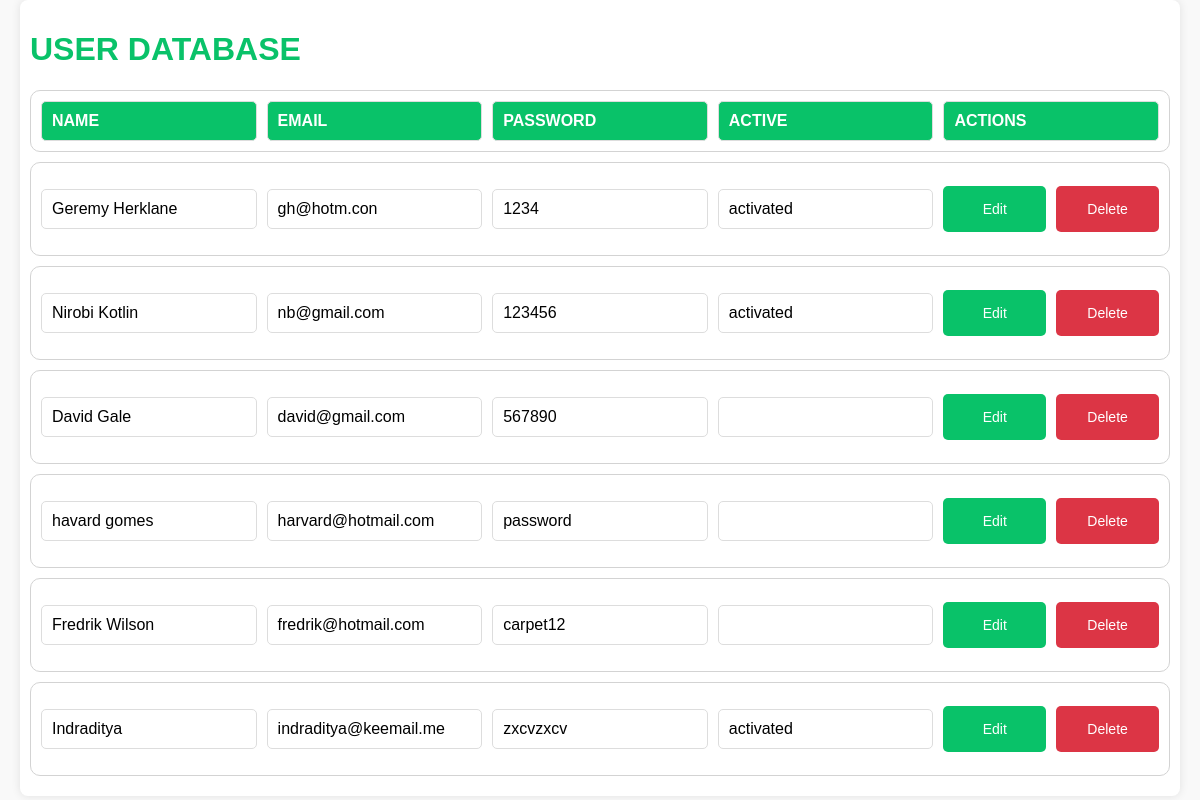
The app's page /adminpanel.php with its own data.
### tables this page shows
CREATE TABLE `blogregister` (
  `fullname` varchar(500) DEFAULT NULL,
  `email` varchar(500) DEFAULT NULL,
  `password` varchar(500) DEFAULT NULL,
  `cpassword` varchar(500) DEFAULT NULL,
  `id` int(11) NOT NULL,
  `activation_token` varchar(255) DEFAULT NULL
);

### adminpanel.php (the view, shortened to what this page needs)
<!DOCTYPE html>
<html>
<head>
</head>
<body>
    <div class="container">
        <h1>USER DATABASE</h1>
        <?php
        $con = new mysqli('localhost', 'root', '', 'registration_db');
        $sql2 = 'SELECT * FROM blogregister';
        $res2 = $con->query($sql2);
        if ($res2->num_rows > 0) {
            echo "<section class='table'>";
            echo '<b>Name</b>';
            echo '<b>Email</b>';
            echo '<b>Password</b>';
            echo '<b>Active</b>';
            echo '<b>Actions</b>';
            echo '</section>';
            while ($row = $res2->fetch_assoc()) {
                echo "<section class='table' data-id='" . $row['id'] . "'>";
                echo '<p class="editable" data-column="fullname">' . htmlspecialchars($row['fullname']) . '</p>';
                echo '<p class="editable" data-column="email">' . htmlspecialchars($row['email']) . '</p>';
                echo '<p class="editable" data-column="cpassword">' . htmlspecialchars($row['cpassword']) . '</p>';
                echo '<p class="editable" data-column="activation_token">' . htmlspecialchars($row['activation_token']) . '</p>';
                echo '<div class="action-buttons">';
                echo '<button class="edit-btn">Edit</button>';
                echo '<button class="delete-btn">Delete</button>';
                echo '</div>';
                echo '</section>';
            }
        } else {
            echo "<p>No users found.</p>";
        }
        ?>
    </div>
</body>
</html>

### adminpanel.php (style rules this page uses)
body { font-family: Arial, sans-serif; margin: 0; padding: 0; background-color: #f9f9f9; }
.container { padding: 10px; width:95%; max-width: 1600px; min-width: 300px; margin: 0 auto; background-color: #fff; border-radius: 8px; box-shadow: 0 0 10px rgba(0, 0, 0, 0.1); }
.table { border-radius: 10px; padding: 10px; border: solid 1px lightgrey; display: grid; grid-template-columns: repeat(5, 1fr); gap: 10px; margin-bottom: 10px; }
.table b, .table p { padding: 10px; border: 1px solid #ddd; text-align: left; border-radius: 5px; background-color: #fff; }
.table b { background-color: rgb(9 194 105 / var(--tw-bg-opacity, 1)) !important;1; color: #fff; text-transform: uppercase; font-weight: bold; }
.action-buttons { display: flex; gap: 10px; justify-content: center; align-items: center; }
.action-buttons button { padding: 15px; border: none; border-radius: 5px; font-size: 14px; cursor: pointer; color: #fff; transition: 0.3s; width: 100%; }
h1 { color: rgb(9 194 105 / var(--tw-bg-opacity, 1)); }
.edit-btn { background-color: rgb(9 194 105 / var(--tw-bg-opacity, 1)); }
.delete-btn { background-color: #dc3545; }

### records on screen
blogregister: fullname "Geremy Herklane", email "gh@hotm.con", cpassword "1234", activation_token "activated"
blogregister: fullname "Nirobi Kotlin", email "nb@gmail.com", cpassword "123456", activation_token "activated"
blogregister: fullname "David Gale", email "david@gmail.com", cpassword "567890"
blogregister: fullname "havard gomes", email "harvard@hotmail.com", cpassword "password"
blogregister: fullname "Fredrik Wilson", email "fredrik@hotmail.com", cpassword "carpet12"
blogregister: fullname "Indraditya", email "indraditya@keemail.me", cpassword "zxcvzxcv", activation_token "activated"
